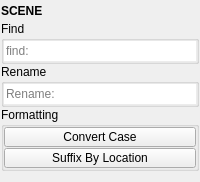
<?xml version="1.0" encoding="UTF-8"?>
<ui version="4.0">
 <class>QtUi</class>
 <widget class="QMainWindow" name="QtUi">
  <property name="enabled">
   <bool>true</bool>
  </property>
  <property name="geometry">
   <rect>
    <x>0</x>
    <y>0</y>
    <width>200</width>
    <height>182</height>
   </rect>
  </property>
  <property name="tabShape">
   <enum>QTabWidget::Triangular</enum>
  </property>
  <property name="dockNestingEnabled">
   <bool>true</bool>
  </property>
  <property name="dockOptions">
   <set>QMainWindow::AllowNestedDocks|QMainWindow::AllowTabbedDocks|QMainWindow::AnimatedDocks|QMainWindow::ForceTabbedDocks</set>
  </property>
  <widget class="QWidget" name="central_widget">
   <property name="minimumSize">
    <size>
     <width>200</width>
     <height>0</height>
    </size>
   </property>
   <layout class="QVBoxLayout" name="verticalLayout_2">
    <property name="leftMargin">
     <number>1</number>
    </property>
    <property name="topMargin">
     <number>1</number>
    </property>
    <property name="rightMargin">
     <number>1</number>
    </property>
    <property name="bottomMargin">
     <number>1</number>
    </property>
    <item>
     <layout class="QVBoxLayout" name="verticalLayout">
      <property name="spacing">
       <number>0</number>
      </property>
      <item>
       <widget class="Header" name="header">
        <property name="minimumSize">
         <size>
          <width>0</width>
          <height>20</height>
         </size>
        </property>
        <property name="font">
         <font>
          <weight>75</weight>
          <bold>true</bold>
         </font>
        </property>
        <property name="text">
         <string>SCENE</string>
        </property>
       </widget>
      </item>
      <item>
       <widget class="QGroupBox" name="groupBox_5">
        <property name="title">
         <string>Find</string>
        </property>
        <layout class="QVBoxLayout" name="verticalLayout_6">
         <property name="spacing">
          <number>1</number>
         </property>
         <property name="leftMargin">
          <number>0</number>
         </property>
         <property name="topMargin">
          <number>0</number>
         </property>
         <property name="rightMargin">
          <number>0</number>
         </property>
         <property name="bottomMargin">
          <number>0</number>
         </property>
         <item>
          <widget class="LineEdit" name="txt000">
           <property name="minimumSize">
            <size>
             <width>0</width>
             <height>20</height>
            </size>
           </property>
           <property name="maximumSize">
            <size>
             <width>16777215</width>
             <height>20</height>
            </size>
           </property>
           <property name="toolTip">
            <string>&lt;html&gt;&lt;head/&gt;&lt;body&gt;&lt;p&gt;&lt;span style=&quot; font-weight:600;&quot;&gt;Search Objects by Name&lt;/span&gt;&lt;/p&gt;&lt;ul style=&quot;margin-top: 0px; margin-bottom: 0px; margin-left: 0px; margin-right: 0px; -qt-list-indent: 1;&quot;&gt;&lt;li style=&quot; margin-top:12px; margin-bottom:0px; margin-left:0px; margin-right:0px; -qt-block-indent:0; text-indent:0px;&quot;&gt;Use wildcards to refine your search:&lt;/li&gt;&lt;ul style=&quot;margin-top: 0px; margin-bottom: 0px; margin-left: 0px; margin-right: 0px; -qt-list-indent: 2;&quot;&gt;&lt;li style=&quot; margin-top:0px; margin-bottom:0px; margin-left:0px; margin-right:0px; -qt-block-indent:0; text-indent:0px;&quot;&gt;&lt;span style=&quot; font-family:'Courier New';&quot;&gt;startswith*&lt;/span&gt;: Finds objects whose names start with the specified characters.&lt;/li&gt;&lt;li style=&quot; margin-top:0px; margin-bottom:0px; margin-left:0px; margin-right:0px; -qt-block-indent:0; text-indent:0px;&quot;&gt;&lt;span style=&quot; font-family:'Courier New';&quot;&gt;*endswith&lt;/span&gt;: Finds objects whose names end with the specified characters.&lt;/li&gt;&lt;li style=&quot; margin-top:0px; margin-bottom:0px; margin-left:0px; margin-right:0px; -qt-block-indent:0; text-indent:0px;&quot;&gt;&lt;span style=&quot; font-family:'Courier New';&quot;&gt;*contains*&lt;/span&gt;: Finds objects whose names contain the specified characters.&lt;/li&gt;&lt;/ul&gt;&lt;li style=&quot; margin-top:0px; margin-bottom:0px; margin-left:0px; margin-right:0px; -qt-block-indent:0; text-indent:0px;&quot;&gt;Combine terms with &lt;span style=&quot; font-family:'Courier New';&quot;&gt;|&lt;/span&gt; for multiple searches (e.g., &lt;span style=&quot; font-family:'Courier New';&quot;&gt;start*|*end&lt;/span&gt;).&lt;/li&gt;&lt;li style=&quot; margin-top:0px; margin-bottom:0px; margin-left:0px; margin-right:0px; -qt-block-indent:0; text-indent:0px;&quot;&gt;Enable &amp;quot;Regular Expression&amp;quot; in the menu for advanced patterns.&lt;/li&gt;&lt;li style=&quot; margin-top:0px; margin-bottom:12px; margin-left:0px; margin-right:0px; -qt-block-indent:0; text-indent:0px;&quot;&gt;&amp;quot;Ignore Case&amp;quot; in the menu allows case-insensitive searches.&lt;/li&gt;&lt;/ul&gt;&lt;/body&gt;&lt;/html&gt;</string>
           </property>
           <property name="frame">
            <bool>false</bool>
           </property>
           <property name="placeholderText">
            <string>find:</string>
           </property>
          </widget>
         </item>
        </layout>
       </widget>
      </item>
      <item>
       <widget class="QGroupBox" name="Naming">
        <property name="title">
         <string>Rename</string>
        </property>
        <layout class="QVBoxLayout" name="verticalLayout_3">
         <property name="spacing">
          <number>1</number>
         </property>
         <property name="leftMargin">
          <number>0</number>
         </property>
         <property name="topMargin">
          <number>0</number>
         </property>
         <property name="rightMargin">
          <number>0</number>
         </property>
         <property name="bottomMargin">
          <number>0</number>
         </property>
         <item>
          <widget class="LineEdit" name="txt001">
           <property name="enabled">
            <bool>true</bool>
           </property>
           <property name="minimumSize">
            <size>
             <width>0</width>
             <height>20</height>
            </size>
           </property>
           <property name="maximumSize">
            <size>
             <width>16777215</width>
             <height>20</height>
            </size>
           </property>
           <property name="toolTip">
            <string>&lt;html&gt;&lt;head/&gt;&lt;body&gt;&lt;p&gt;&lt;span style=&quot; font-weight:600;&quot;&gt;Rename Objects&lt;/span&gt;&lt;/p&gt;&lt;ul style=&quot;margin-top: 0px; margin-bottom: 0px; margin-left: 0px; margin-right: 0px; -qt-list-indent: 1;&quot;&gt;&lt;li style=&quot; margin-top:12px; margin-bottom:0px; margin-left:0px; margin-right:0px; -qt-block-indent:0; text-indent:0px;&quot;&gt;Specify the new name pattern for selected objects.&lt;/li&gt;&lt;li style=&quot; margin-top:0px; margin-bottom:0px; margin-left:0px; margin-right:0px; -qt-block-indent:0; text-indent:0px;&quot;&gt;If no objects are selected, all scene objects are considered.&lt;/li&gt;&lt;li style=&quot; margin-top:0px; margin-bottom:0px; margin-left:0px; margin-right:0px; -qt-block-indent:0; text-indent:0px;&quot;&gt;Use wildcards for pattern-based renaming:&lt;/li&gt;&lt;ul style=&quot;margin-top: 0px; margin-bottom: 0px; margin-left: 0px; margin-right: 0px; -qt-list-indent: 2;&quot;&gt;&lt;li style=&quot; margin-top:0px; margin-bottom:0px; margin-left:0px; margin-right:0px; -qt-block-indent:0; text-indent:0px;&quot;&gt;&lt;span style=&quot; font-family:'Courier New';&quot;&gt;*string*&lt;/span&gt;: Replace only the matched part in object names.&lt;/li&gt;&lt;li style=&quot; margin-top:0px; margin-bottom:0px; margin-left:0px; margin-right:0px; -qt-block-indent:0; text-indent:0px;&quot;&gt;&lt;span style=&quot; font-family:'Courier New';&quot;&gt;string*&lt;/span&gt;: Replace the prefix in object names.&lt;/li&gt;&lt;li style=&quot; margin-top:0px; margin-bottom:0px; margin-left:0px; margin-right:0px; -qt-block-indent:0; text-indent:0px;&quot;&gt;&lt;span style=&quot; font-family:'Courier New';&quot;&gt;*string&lt;/span&gt;: Replace the suffix in object names.&lt;/li&gt;&lt;li style=&quot; margin-top:0px; margin-bottom:0px; margin-left:0px; margin-right:0px; -qt-block-indent:0; text-indent:0px;&quot;&gt;&lt;span style=&quot; font-family:'Courier New';&quot;&gt;**string&lt;/span&gt;: Append after the last character in object names.&lt;/li&gt;&lt;li style=&quot; margin-top:0px; margin-bottom:0px; margin-left:0px; margin-right:0px; -qt-block-indent:0; text-indent:0px;&quot;&gt;&lt;span style=&quot; font-family:'Courier New';&quot;&gt;string**&lt;/span&gt;: Append before the first character in object names.&lt;/li&gt;&lt;li style=&quot; margin-top:0px; margin-bottom:0px; margin-left:0px; margin-right:0px; -qt-block-indent:0; text-indent:0px;&quot;&gt;&lt;span style=&quot; font-family:'Courier New';&quot;&gt;empty&lt;/span&gt;: Strip matched parts from the object names.&lt;/li&gt;&lt;/ul&gt;&lt;li style=&quot; margin-top:0px; margin-bottom:12px; margin-left:0px; margin-right:0px; -qt-block-indent:0; text-indent:0px;&quot;&gt;Combine terms with &lt;span style=&quot; font-family:'Courier New';&quot;&gt;|&lt;/span&gt; for multiple renaming criteria (e.g., &lt;span style=&quot; font-family:'Courier New';&quot;&gt;prefix*|*suffix&lt;/span&gt;).&lt;/li&gt;&lt;/ul&gt;&lt;/body&gt;&lt;/html&gt;</string>
           </property>
           <property name="frame">
            <bool>false</bool>
           </property>
           <property name="placeholderText">
            <string>Rename:</string>
           </property>
          </widget>
         </item>
        </layout>
       </widget>
      </item>
      <item>
       <widget class="QGroupBox" name="Formatting">
        <property name="title">
         <string>Formatting</string>
        </property>
        <layout class="QVBoxLayout" name="verticalLayout_4">
         <property name="spacing">
          <number>1</number>
         </property>
         <property name="leftMargin">
          <number>0</number>
         </property>
         <property name="topMargin">
          <number>0</number>
         </property>
         <property name="rightMargin">
          <number>0</number>
         </property>
         <property name="bottomMargin">
          <number>0</number>
         </property>
         <item>
          <widget class="PushButton" name="tb000">
           <property name="enabled">
            <bool>true</bool>
           </property>
           <property name="minimumSize">
            <size>
             <width>0</width>
             <height>20</height>
            </size>
           </property>
           <property name="maximumSize">
            <size>
             <width>16777215</width>
             <height>20</height>
            </size>
           </property>
           <property name="toolTip">
            <string>&lt;html&gt;&lt;head/&gt;&lt;body&gt;&lt;p&gt;Convert the case of scene object names.&lt;/p&gt;&lt;p&gt;If nothing is selected all scene objects will be renamed.&lt;/p&gt;&lt;/body&gt;&lt;/html&gt;</string>
           </property>
           <property name="text">
            <string>Convert Case</string>
           </property>
           <property name="iconSize">
            <size>
             <width>18</width>
             <height>18</height>
            </size>
           </property>
          </widget>
         </item>
         <item>
          <widget class="PushButton" name="tb001">
           <property name="enabled">
            <bool>true</bool>
           </property>
           <property name="minimumSize">
            <size>
             <width>0</width>
             <height>20</height>
            </size>
           </property>
           <property name="maximumSize">
            <size>
             <width>16777215</width>
             <height>20</height>
            </size>
           </property>
           <property name="toolTip">
            <string>Rename objects with a suffix defined by its location from origin.</string>
           </property>
           <property name="text">
            <string>Suffix By Location</string>
           </property>
           <property name="iconSize">
            <size>
             <width>18</width>
             <height>18</height>
            </size>
           </property>
          </widget>
         </item>
        </layout>
       </widget>
      </item>
      <item>
       <spacer name="verticalSpacer_2">
        <property name="orientation">
         <enum>Qt::Vertical</enum>
        </property>
        <property name="sizeHint" stdset="0">
         <size>
          <width>0</width>
          <height>10</height>
         </size>
        </property>
       </spacer>
      </item>
     </layout>
    </item>
   </layout>
  </widget>
 </widget>
 <customwidgets>
  <customwidget>
   <class>Header</class>
   <extends>QLabel</extends>
   <header>uitk.widgets.header.Header.h</header>
  </customwidget>
  <customwidget>
   <class>PushButton</class>
   <extends>QPushButton</extends>
   <header>widgets.pushbutton.h</header>
  </customwidget>
  <customwidget>
   <class>LineEdit</class>
   <extends>QLineEdit</extends>
   <header>widgets.lineedit.h</header>
  </customwidget>
 </customwidgets>
 <resources/>
 <connections/>
 <designerdata>
  <property name="gridDeltaX">
   <number>5</number>
  </property>
  <property name="gridDeltaY">
   <number>5</number>
  </property>
  <property name="gridSnapX">
   <bool>true</bool>
  </property>
  <property name="gridSnapY">
   <bool>true</bool>
  </property>
  <property name="gridVisible">
   <bool>true</bool>
  </property>
 </designerdata>
</ui>
